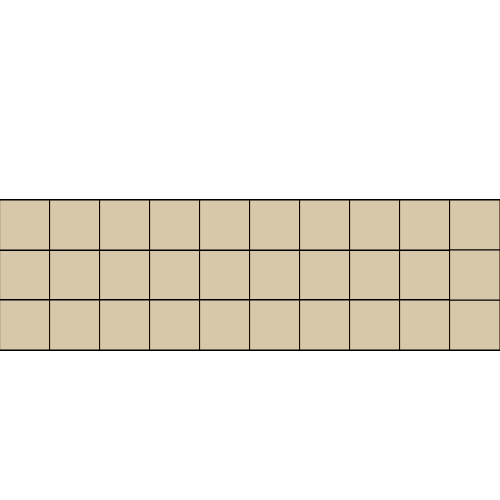
Frame 1 (no input)
Frame 2 (the mouse pressed at the canvas centre, redrawn once): identical to frame 1, image omitted

The p5.js sketch that drew this single still picture (run headless with seeded random() and noise() and a simulated clock; the mouse was pressed at the canvas centre and the sketch redrawn once):

// p5.js sketch
// ── sketch.js
//https://github.com/stavrosdidakis/DAT-GAD-405_2017
//https://p5js.org

//DAT405 / GAD405
//01_For-Loop

//Define the variable for the size
let size = 50;
let size2 = 30;

function setup() {
  createCanvas(500, 500);
  noLoop();
}

function draw() {
  fill(215, 200, 170);
  //For-loop that will create 10 shapes on the window
  for (let x = 0; x < 10; x++) {
    for (let y = 0; y < 10; y++) {
      for (let z = 0; z < 10; z++) {

        rect(size * z, height / 2 + 50, size, size);
        rect(size * y, height / 2 - 50, size, size);
        rect(size * x, height / 2, size, size);
      }
    }
  }
}
